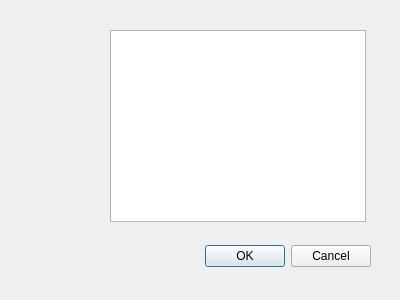
<?xml version="1.0" encoding="UTF-8"?>
<ui version="4.0">
 <class>editchambers</class>
 <widget class="QDialog" name="editchambers">
  <property name="geometry">
   <rect>
    <x>0</x>
    <y>0</y>
    <width>400</width>
    <height>300</height>
   </rect>
  </property>
  <property name="windowTitle">
   <string>Dialog</string>
  </property>
  <widget class="QDialogButtonBox" name="buttonBox">
   <property name="geometry">
    <rect>
     <x>30</x>
     <y>240</y>
     <width>341</width>
     <height>32</height>
    </rect>
   </property>
   <property name="orientation">
    <enum>Qt::Horizontal</enum>
   </property>
   <property name="standardButtons">
    <set>QDialogButtonBox::Cancel|QDialogButtonBox::Ok</set>
   </property>
  </widget>
  <widget class="QTableView" name="tableView">
   <property name="geometry">
    <rect>
     <x>110</x>
     <y>30</y>
     <width>256</width>
     <height>192</height>
    </rect>
   </property>
  </widget>
 </widget>
 <resources/>
 <connections>
  <connection>
   <sender>buttonBox</sender>
   <signal>accepted()</signal>
   <receiver>editchambers</receiver>
   <slot>accept()</slot>
   <hints>
    <hint type="sourcelabel">
     <x>248</x>
     <y>254</y>
    </hint>
    <hint type="destinationlabel">
     <x>157</x>
     <y>274</y>
    </hint>
   </hints>
  </connection>
  <connection>
   <sender>buttonBox</sender>
   <signal>rejected()</signal>
   <receiver>editchambers</receiver>
   <slot>reject()</slot>
   <hints>
    <hint type="sourcelabel">
     <x>316</x>
     <y>260</y>
    </hint>
    <hint type="destinationlabel">
     <x>286</x>
     <y>274</y>
    </hint>
   </hints>
  </connection>
 </connections>
</ui>
